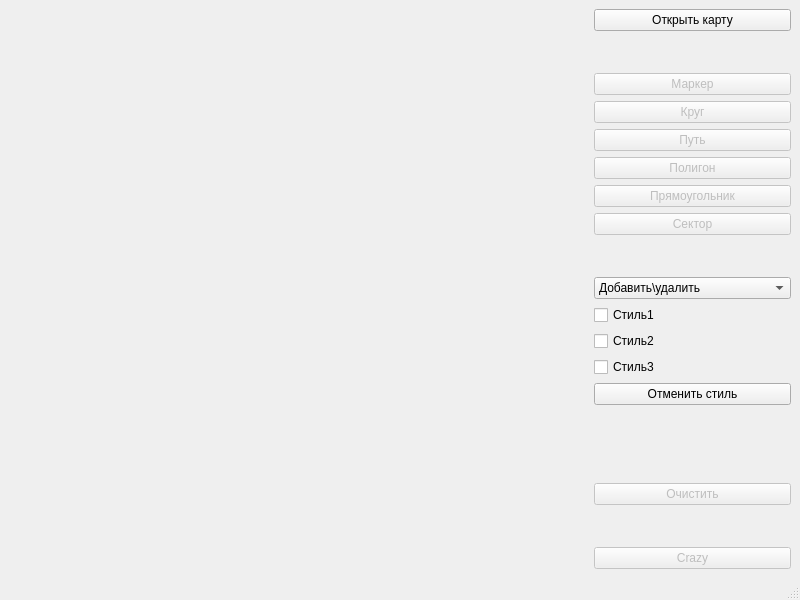
<?xml version="1.0" encoding="UTF-8"?>
<ui version="4.0">
 <class>TacticMapWindow</class>
 <widget class="QMainWindow" name="TacticMapWindow">
  <property name="geometry">
   <rect>
    <x>0</x>
    <y>0</y>
    <width>800</width>
    <height>600</height>
   </rect>
  </property>
  <property name="windowTitle">
   <string>MainWindow</string>
  </property>
  <widget class="QWidget" name="centralwidget">
   <property name="sizePolicy">
    <sizepolicy hsizetype="Preferred" vsizetype="Preferred">
     <horstretch>0</horstretch>
     <verstretch>0</verstretch>
    </sizepolicy>
   </property>
   <layout class="QHBoxLayout" name="horizontalLayout_2">
    <item>
     <widget class="PwGisWidget" name="pwgiswidget" native="true">
      <property name="sizePolicy">
       <sizepolicy hsizetype="Expanding" vsizetype="Expanding">
        <horstretch>0</horstretch>
        <verstretch>0</verstretch>
       </sizepolicy>
      </property>
     </widget>
    </item>
    <item>
     <layout class="QVBoxLayout" name="verticalLayout">
      <item>
       <widget class="QPushButton" name="btnOpenMap">
        <property name="minimumSize">
         <size>
          <width>100</width>
          <height>0</height>
         </size>
        </property>
        <property name="text">
         <string>Открыть карту</string>
        </property>
       </widget>
      </item>
      <item>
       <spacer name="verticalSpacer_4">
        <property name="orientation">
         <enum>Qt::Vertical</enum>
        </property>
        <property name="sizeHint" stdset="0">
         <size>
          <width>20</width>
          <height>40</height>
         </size>
        </property>
       </spacer>
      </item>
      <item>
       <widget class="QPushButton" name="btnAddMarker">
        <property name="enabled">
         <bool>false</bool>
        </property>
        <property name="text">
         <string>Маркер</string>
        </property>
       </widget>
      </item>
      <item>
       <widget class="QPushButton" name="btnAddCircle">
        <property name="enabled">
         <bool>false</bool>
        </property>
        <property name="text">
         <string>Круг</string>
        </property>
       </widget>
      </item>
      <item>
       <widget class="QPushButton" name="btnAddPath">
        <property name="enabled">
         <bool>false</bool>
        </property>
        <property name="text">
         <string>Путь</string>
        </property>
       </widget>
      </item>
      <item>
       <widget class="QPushButton" name="btnAddPolygon">
        <property name="enabled">
         <bool>false</bool>
        </property>
        <property name="text">
         <string>Полигон</string>
        </property>
       </widget>
      </item>
      <item>
       <widget class="QPushButton" name="btnRect">
        <property name="enabled">
         <bool>false</bool>
        </property>
        <property name="text">
         <string>Прямоугольник</string>
        </property>
       </widget>
      </item>
      <item>
       <widget class="QPushButton" name="btnAddSlice">
        <property name="enabled">
         <bool>false</bool>
        </property>
        <property name="text">
         <string>Сектор</string>
        </property>
       </widget>
      </item>
      <item>
       <spacer name="verticalSpacer_3">
        <property name="orientation">
         <enum>Qt::Vertical</enum>
        </property>
        <property name="sizeHint" stdset="0">
         <size>
          <width>20</width>
          <height>40</height>
         </size>
        </property>
       </spacer>
      </item>
      <item>
       <widget class="QComboBox" name="comboBoxStyle">
        <item>
         <property name="text">
          <string>Добавить\удалить</string>
         </property>
        </item>
        <item>
         <property name="text">
          <string>Добавить\удалить (по имени)</string>
         </property>
        </item>
       </widget>
      </item>
      <item>
       <widget class="QCheckBox" name="checkBoxStyle">
        <property name="text">
         <string>Стиль1</string>
        </property>
       </widget>
      </item>
      <item>
       <widget class="QCheckBox" name="checkBoxStyle2">
        <property name="text">
         <string>Стиль2</string>
        </property>
       </widget>
      </item>
      <item>
       <widget class="QCheckBox" name="checkBoxStyle3">
        <property name="text">
         <string>Стиль3</string>
        </property>
       </widget>
      </item>
      <item>
       <widget class="QPushButton" name="btnCancelStyle">
        <property name="text">
         <string>Отменить стиль</string>
        </property>
       </widget>
      </item>
      <item>
       <spacer name="verticalSpacer_5">
        <property name="orientation">
         <enum>Qt::Vertical</enum>
        </property>
        <property name="sizeHint" stdset="0">
         <size>
          <width>20</width>
          <height>40</height>
         </size>
        </property>
       </spacer>
      </item>
      <item>
       <spacer name="verticalSpacer_2">
        <property name="orientation">
         <enum>Qt::Vertical</enum>
        </property>
        <property name="sizeHint" stdset="0">
         <size>
          <width>20</width>
          <height>40</height>
         </size>
        </property>
       </spacer>
      </item>
      <item>
       <widget class="QPushButton" name="btnClear">
        <property name="enabled">
         <bool>false</bool>
        </property>
        <property name="text">
         <string>Очистить</string>
        </property>
       </widget>
      </item>
      <item>
       <spacer name="verticalSpacer">
        <property name="orientation">
         <enum>Qt::Vertical</enum>
        </property>
        <property name="sizeHint" stdset="0">
         <size>
          <width>20</width>
          <height>40</height>
         </size>
        </property>
       </spacer>
      </item>
      <item>
       <widget class="QPushButton" name="btnCrazy">
        <property name="enabled">
         <bool>false</bool>
        </property>
        <property name="text">
         <string>Crazy</string>
        </property>
       </widget>
      </item>
     </layout>
    </item>
   </layout>
  </widget>
  <widget class="QMenuBar" name="menubar">
   <property name="geometry">
    <rect>
     <x>0</x>
     <y>0</y>
     <width>800</width>
     <height>21</height>
    </rect>
   </property>
  </widget>
  <widget class="QStatusBar" name="statusbar"/>
 </widget>
 <customwidgets>
  <customwidget>
   <class>PwGisWidget</class>
   <extends>QWidget</extends>
   <header location="global">PwGis/pwgiswidget.h</header>
   <container>1</container>
  </customwidget>
 </customwidgets>
 <resources/>
 <connections/>
</ui>
